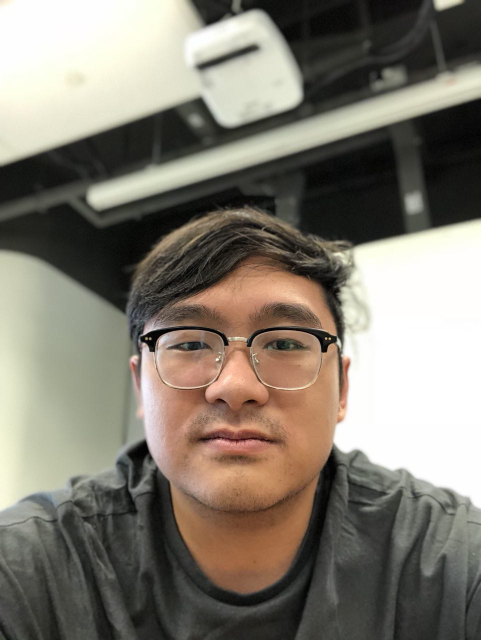
#> input picture old_/CV_Custom_Emotions/Neutral/2018-04-14 12.30.12.jpg, 962 x 1280 px (shown at 1/2 size); its folder holds only this picture in this run
$ jupyter execute data_conversion.ipynb
#> lines starting #> are read from the running program, lines starting #| are printed output that depends on the picture
[cell 1]
import numpy as np
import cv2
import matplotlib.pyplot as plt
from pathlib import Path

pathlist = Path("CV_Custom_Emotions/Neutral").glob('**/*.jpg')

td = open('training_data.csv','a')
tl = open('training_labels.csv', 'a')

for path in pathlist:
    path_in_str = str(path)

    img = cv2.cvtColor(cv2.imread(path_in_str), cv2.COLOR_BGR2GRAY)
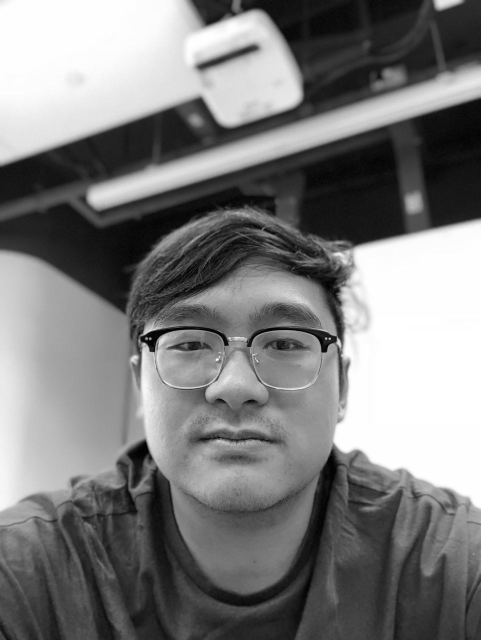
#> img: shape (1280, 962) (shown at 1/2 size); min 0, max 255, mean 124.4
    img = cv2.resize(img, (48,48))
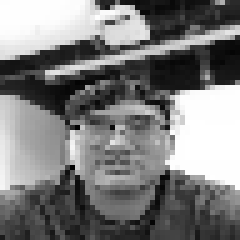
#> img: shape (48, 48) (shown 5 times larger); min 2, max 255, mean 124.6

    shaped = img.ravel().tolist()
#> shaped = 2304 values, max 255 at index 954, min 2 at index 1215, mean 124.6
    output = " ".join(str(v) for v in shaped)

    td.write(str(output) + '\n')
    tl.write(str(6) + '\n')

td.close()
tl.close()

$ run again, on old_/CV_Custom_Emotions/Neutral/Photo on 10-4-18 at 6.35 PM #3.jpg
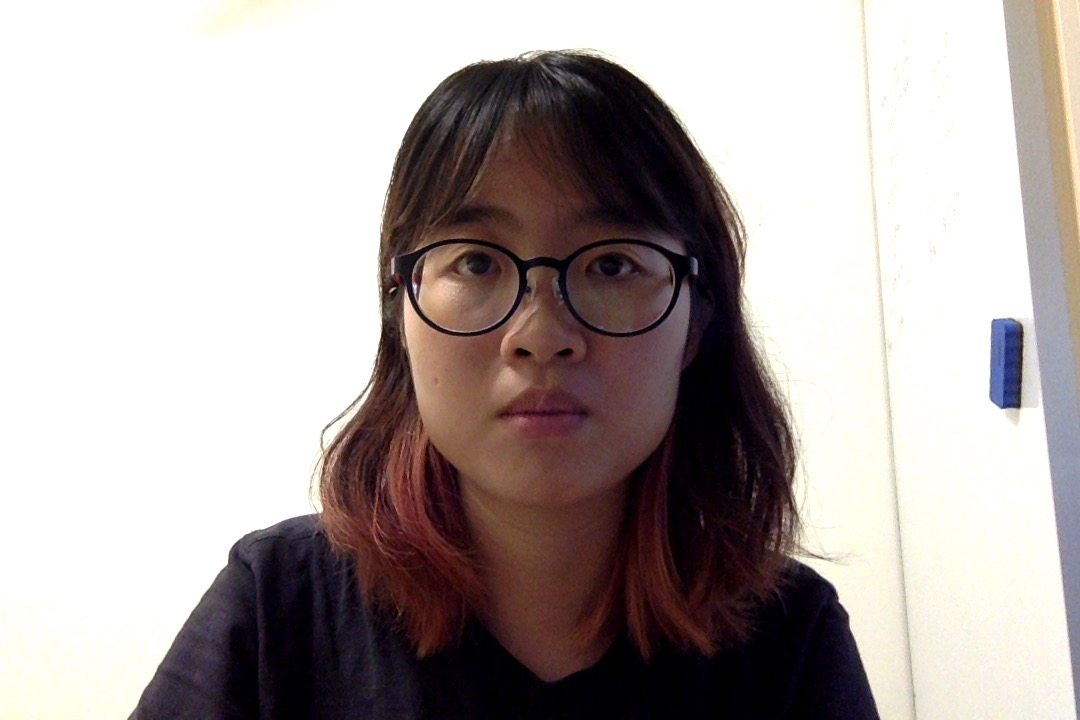
#> input picture old_/CV_Custom_Emotions/Neutral/Photo on 10-4-18 at 6.35 PM #3.jpg, 1080 x 720 px
#> `img = cv2.cvtColor(cv2.imread(path_in_str), cv2.COLOR_BGR2GRAY)`:
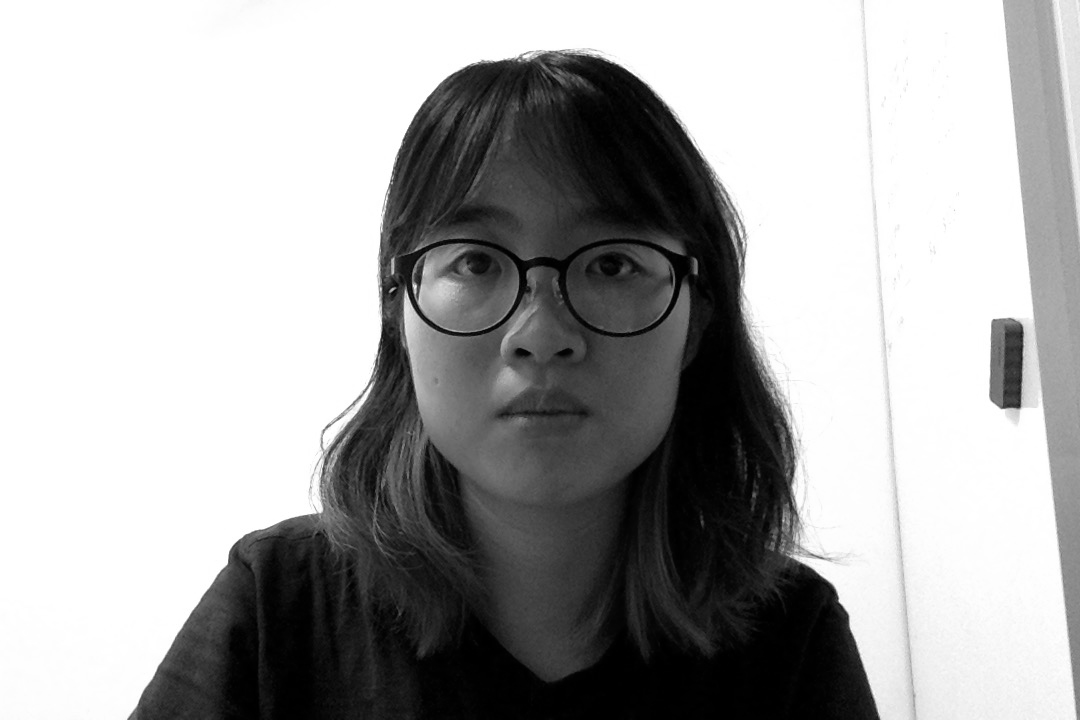
#> img: shape (720, 1080); min 0, max 255, mean 168.4
#> `img = cv2.resize(img, (48,48))`:
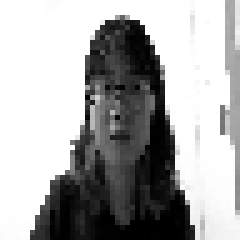
#> img: shape (48, 48) (shown 5 times larger); min 0, max 255, mean 168.6
#> shaped = 2304 values, max 255 at index 0, min 0 at index 1231, mean 168.6

$ run again, on old_/CV_Custom_Emotions/Neutral/neutral1.jpg
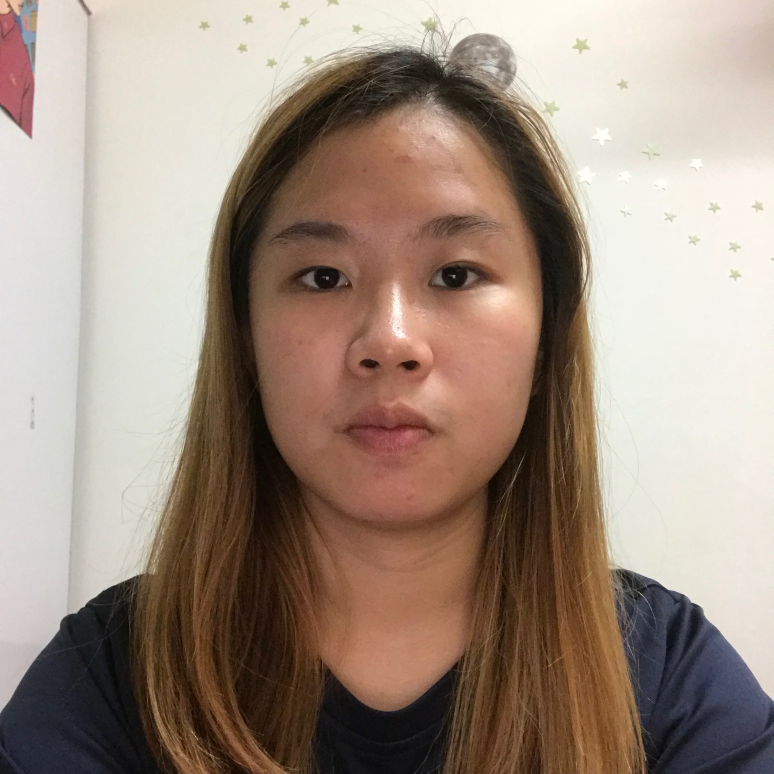
#> input picture old_/CV_Custom_Emotions/Neutral/neutral1.jpg, 2320 x 2320 px (shown at 1/3 size)
#> `img = cv2.cvtColor(cv2.imread(path_in_str), cv2.COLOR_BGR2GRAY)`:
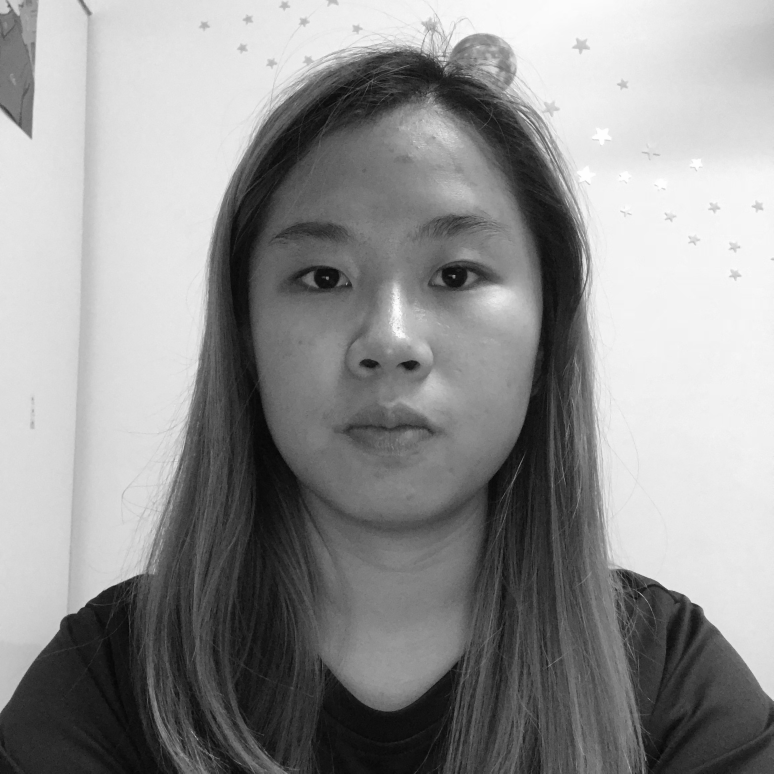
#> img: shape (2320, 2320) (shown at 1/3 size); min 1, max 255, mean 145
#> `img = cv2.resize(img, (48,48))`:
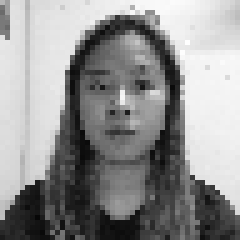
#> img: shape (48, 48) (shown 5 times larger); min 7, max 254, mean 144.9
#> shaped = 2304 values, max 254 at index 421, min 7 at index 2071, mean 144.9

$ run again, on old_/CV_Custom_Emotions/Neutral/2018-04-14 12.30.20.jpg
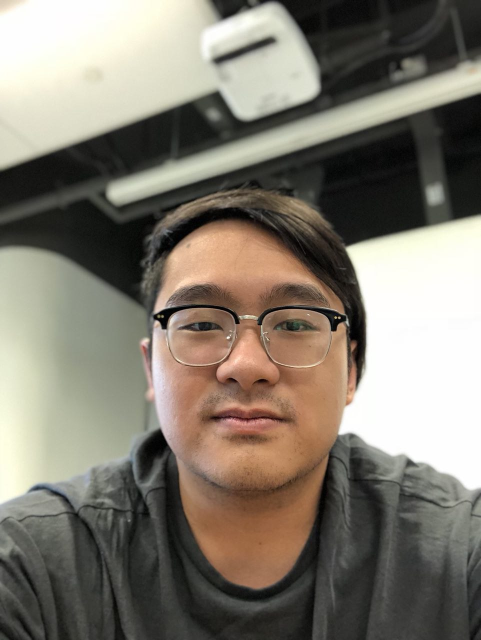
#> input picture old_/CV_Custom_Emotions/Neutral/2018-04-14 12.30.20.jpg, 962 x 1280 px (shown at 1/2 size)
#> `img = cv2.cvtColor(cv2.imread(path_in_str), cv2.COLOR_BGR2GRAY)`:
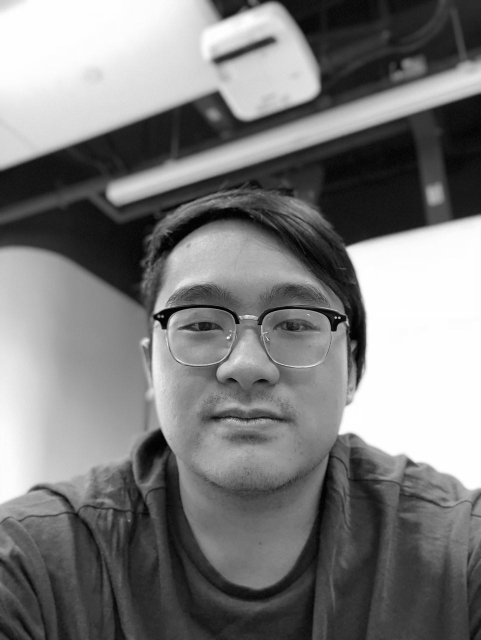
#> img: shape (1280, 962) (shown at 1/2 size); min 0, max 255, mean 123.4
#> `img = cv2.resize(img, (48,48))`:
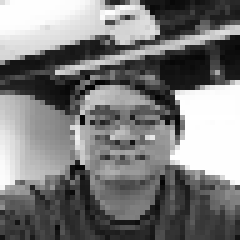
#> img: shape (48, 48) (shown 5 times larger); min 3, max 255, mean 123.7
#> shaped = 2304 values, max 255 at index 1142, min 3 at index 834, mean 123.7
